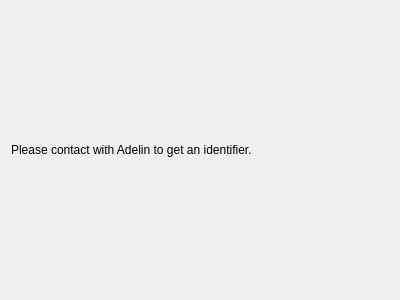
<ui version="4.0" >
 <class>CWRequestRegisterPage</class>
 <widget class="QWidget" name="CWRequestRegisterPage" >
  <property name="geometry" >
   <rect>
    <x>0</x>
    <y>0</y>
    <width>400</width>
    <height>300</height>
   </rect>
  </property>
  <property name="windowTitle" >
   <string>Form</string>
  </property>
  <layout class="QVBoxLayout" >
   <item>
    <widget class="QLabel" name="label" >
     <property name="text" >
      <string>Please contact with Adelin to get an identifier.</string>
     </property>
     <property name="wordWrap" >
      <bool>true</bool>
     </property>
    </widget>
   </item>
  </layout>
 </widget>
 <resources/>
 <connections/>
</ui>
